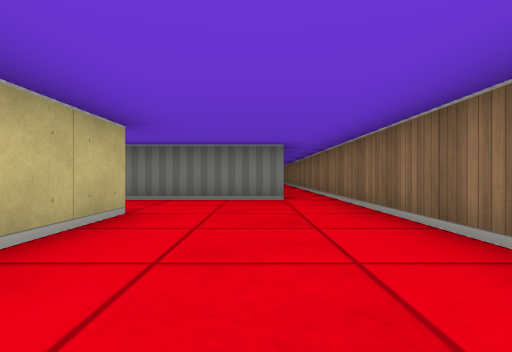
view 1 (above)

13 first-person views from a walk through a cub3D ray-caster map. The camera is about half as high as the walls, looks level and sees 80° across. The floor is counted in squares. Each view is taken from the middle of a square. On the plan, view 1 faces up. The plan holds only what a view shows up to about 9 squares ahead; the rest is blank. The place goes on beyond the plan.

view 2
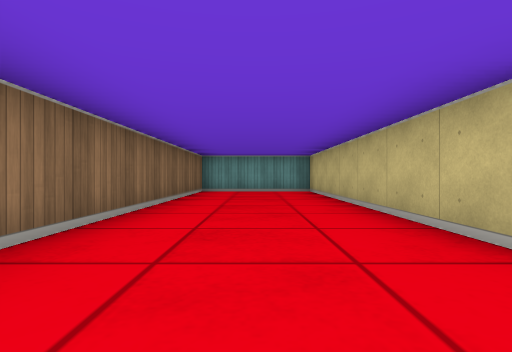

view 3
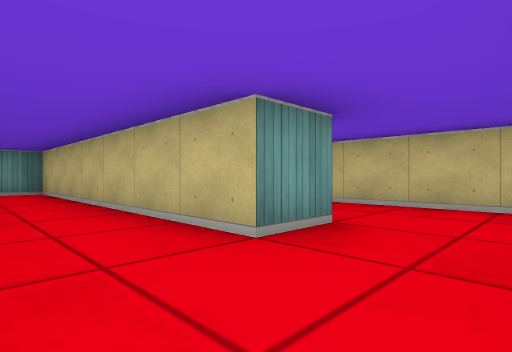

view 4
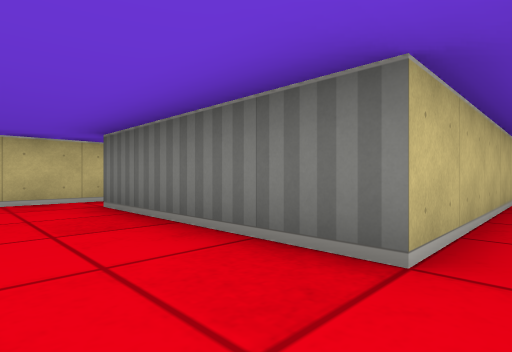

view 5
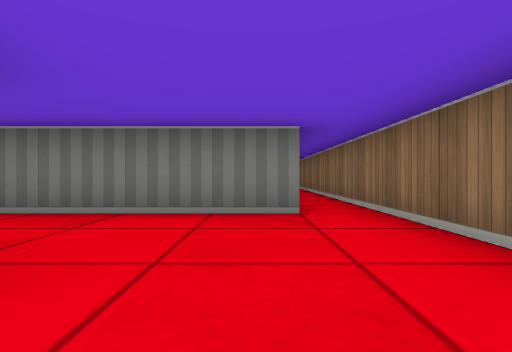

view 6
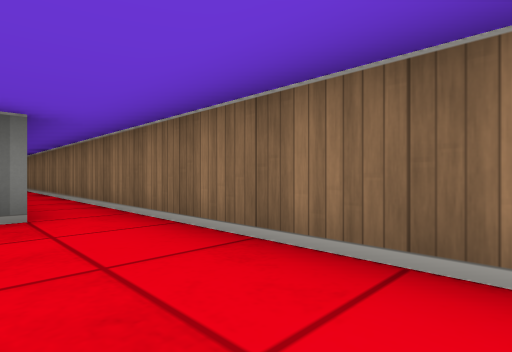

view 7
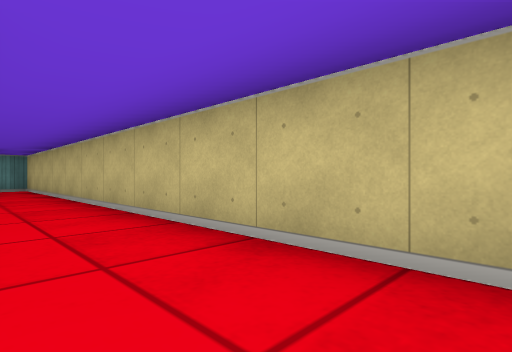

view 8
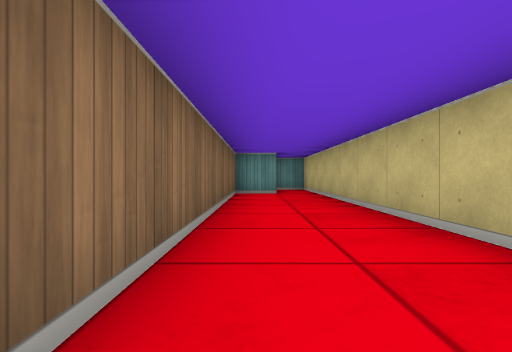

view 9
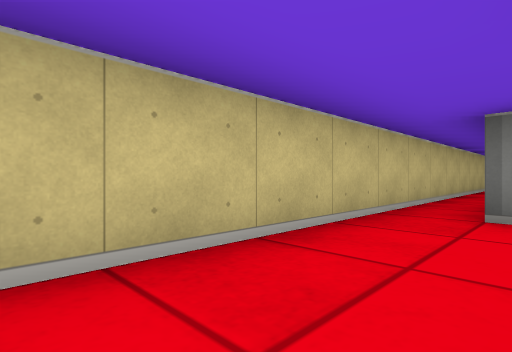

view 10
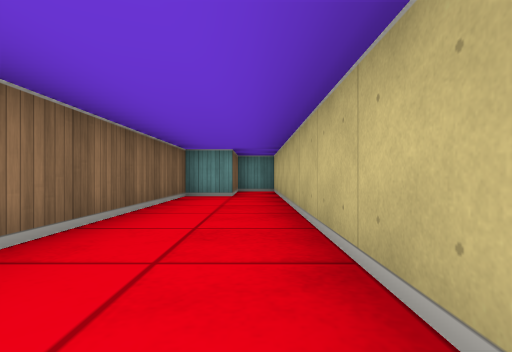

view 11
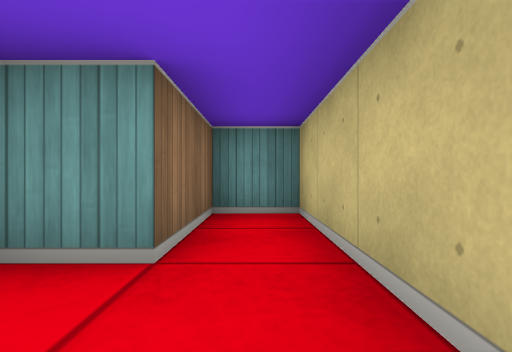

view 12
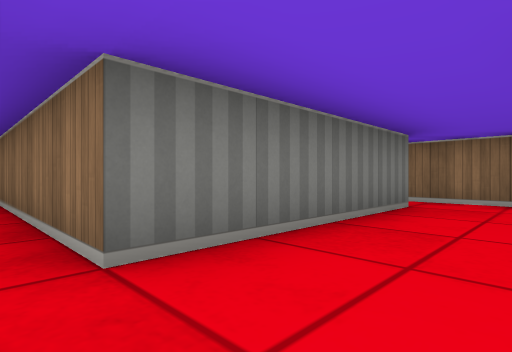

view 13
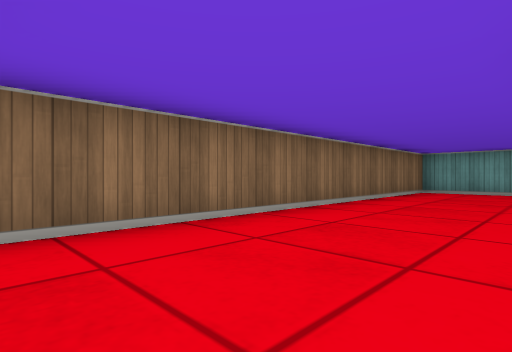

### Floor plan
Points are (right, up) in squares from view 1. A wall is a line through its corners. A room is listed if a view was taken in it or the views show most of it. See-through windows are left out.
Room 1 (views 1, 2, 3, 4, 5, 6, 13)
walls: (-1.5, 3.5) (-1.5, -3.5) (1.5, -3.5) (1.5, 12.4); (0.5, 9.6) (0.5, 5.5) (-1.5, 5.5)
ways out: opening at (-2, 4.5) to room 2
Room 2 (views 7, 8, 9, 10, 11, 12)
walls: (-1.5, 5.5) (-3.5, 5.5) (-3.5, 9.8); (-4.5, 12.5) (-4.5, -5.5) (-3.5, -5.5) (-3.5, -3.5) (-2.5, -3.5) (-2.5, 3.5) (-1.5, 3.5)
ways out: opening at (-2, 4.5) to room 1

Positions as (right, up) in squares from view 1, and headings:
1: (0, 0), facing up
2: (0, 5), facing down
3: (0, 5), facing down-left
4: (1, 4), facing up-left
5: (0, 2), facing up
6: (0, 2), facing up-right
7: (-3, 5), facing down-left
8: (-3, 4), facing down
9: (-3, 2), facing up-left
10: (-4, 3), facing down
11: (-4, -2), facing down
12: (-4, 4), facing up-right
13: (-1, 5), facing down-right
